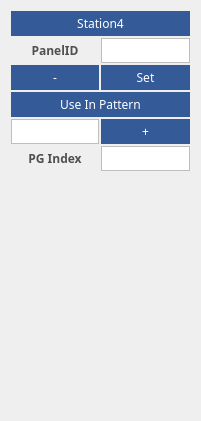
     <widget class="QWidget" name="layoutWidget_6">
      <property name="geometry">
       <rect>
        <x>611</x>
        <y>0</y>
        <width>201</width>
        <height>421</height>
       </rect>
      </property>
      <layout class="QGridLayout" name="gridLayout_9">
       <property name="spacing">
        <number>2</number>
       </property>
       <item row="6" column="0">
        <widget class="QLabel" name="label_PanelID_45">
         <property name="minimumSize">
          <size>
           <width>0</width>
           <height>0</height>
          </size>
         </property>
         <property name="font">
          <font>
           <family>微软雅黑</family>
           <pointsize>9</pointsize>
           <weight>75</weight>
           <bold>true</bold>
          </font>
         </property>
         <property name="layoutDirection">
          <enum>Qt::LeftToRight</enum>
         </property>
         <property name="styleSheet">
          <string notr="true">color: rgb(80, 80, 80);</string>
         </property>
         <property name="text">
          <string>PG Index</string>
         </property>
         <property name="alignment">
          <set>Qt::AlignCenter</set>
         </property>
        </widget>
       </item>
       <item row="6" column="1">
        <widget class="QLineEdit" name="leExposureStep_9">
         <property name="sizePolicy">
          <sizepolicy hsizetype="Preferred" vsizetype="Preferred">
           <horstretch>0</horstretch>
           <verstretch>0</verstretch>
          </sizepolicy>
         </property>
         <property name="minimumSize">
          <size>
           <width>0</width>
           <height>25</height>
          </size>
         </property>
         <property name="font">
          <font>
           <family>微软雅黑</family>
          </font>
         </property>
         <property name="styleSheet">
          <string notr="true">background-color: rgb(255, 255, 255);
border: 1px solid rgb(190, 190, 190);</string>
         </property>
         <property name="alignment">
          <set>Qt::AlignCenter</set>
         </property>
        </widget>
       </item>
       <item row="0" column="0" colspan="2">
        <widget class="QPushButton" name="pbExposureInPattern_10">
         <property name="sizePolicy">
          <sizepolicy hsizetype="Preferred" vsizetype="Preferred">
           <horstretch>0</horstretch>
           <verstretch>0</verstretch>
          </sizepolicy>
         </property>
         <property name="minimumSize">
          <size>
           <width>0</width>
           <height>25</height>
          </size>
         </property>
         <property name="font">
          <font>
           <family>微软雅黑</family>
          </font>
         </property>
         <property name="styleSheet">
          <string notr="true">QPushButton{background-color: rgb(52, 90, 152);color:white;border-radius:0px;}
QPushButton:hover{background-color: rgb(117,149,209);color:white;border-radius:0px;}
QPushButton:pressed{background-color: rgb(71, 175, 255);color:white;border-radius:0px;}</string>
         </property>
         <property name="text">
          <string>Station4</string>
         </property>
        </widget>
       </item>
       <item row="2" column="0">
        <layout class="QHBoxLayout" name="horizontalLayout_9">
         <item>
          <widget class="QLabel" name="label_PanelID_46">
           <property name="minimumSize">
            <size>
             <width>0</width>
             <height>0</height>
            </size>
           </property>
           <property name="font">
            <font>
             <family>微软雅黑</family>
             <pointsize>9</pointsize>
             <weight>75</weight>
             <bold>true</bold>
            </font>
           </property>
           <property name="layoutDirection">
            <enum>Qt::LeftToRight</enum>
           </property>
           <property name="styleSheet">
            <string notr="true">color: rgb(80, 80, 80);</string>
           </property>
           <property name="text">
            <string>PanelID</string>
           </property>
           <property name="alignment">
            <set>Qt::AlignCenter</set>
           </property>
          </widget>
         </item>
        </layout>
       </item>
       <item row="3" column="0">
        <widget class="QPushButton" name="pbExposureSub_5">
         <property name="sizePolicy">
          <sizepolicy hsizetype="Preferred" vsizetype="Preferred">
           <horstretch>0</horstretch>
           <verstretch>0</verstretch>
          </sizepolicy>
         </property>
         <property name="minimumSize">
          <size>
           <width>0</width>
           <height>25</height>
          </size>
         </property>
         <property name="font">
          <font>
           <family>微软雅黑</family>
          </font>
         </property>
         <property name="styleSheet">
          <string notr="true">QPushButton{background-color: rgb(52, 90, 152);color:white;border-radius:0px;}
QPushButton:hover{background-color: rgb(117,149,209);color:white;border-radius:0px;}
QPushButton:pressed{background-color: rgb(71, 175, 255);color:white;border-radius:0px;}</string>
         </property>
         <property name="text">
          <string>-</string>
         </property>
        </widget>
       </item>
       <item row="3" column="1">
        <widget class="QPushButton" name="pbExposureSet_5">
         <property name="sizePolicy">
          <sizepolicy hsizetype="Preferred" vsizetype="Preferred">
           <horstretch>0</horstretch>
           <verstretch>0</verstretch>
          </sizepolicy>
         </property>
         <property name="minimumSize">
          <size>
           <width>80</width>
           <height>25</height>
          </size>
         </property>
         <property name="font">
          <font>
           <family>微软雅黑</family>
          </font>
         </property>
         <property name="styleSheet">
          <string notr="true">QPushButton{background-color: rgb(52, 90, 152);color:white;border-radius:0px;}
QPushButton:hover{background-color: rgb(117,149,209);color:white;border-radius:0px;}
QPushButton:pressed{background-color: rgb(71, 175, 255);color:white;border-radius:0px;}</string>
         </property>
         <property name="text">
          <string>Set</string>
         </property>
        </widget>
       </item>
       <item row="5" column="0">
        <widget class="QLineEdit" name="leExposureTime_5">
         <property name="sizePolicy">
          <sizepolicy hsizetype="Preferred" vsizetype="Preferred">
           <horstretch>0</horstretch>
           <verstretch>0</verstretch>
          </sizepolicy>
         </property>
         <property name="minimumSize">
          <size>
           <width>0</width>
           <height>25</height>
          </size>
         </property>
         <property name="font">
          <font>
           <family>微软雅黑</family>
          </font>
         </property>
         <property name="styleSheet">
          <string notr="true">background-color: rgb(255, 255, 255);
border: 1px solid rgb(190, 190, 190);</string>
         </property>
         <property name="alignment">
          <set>Qt::AlignCenter</set>
         </property>
        </widget>
       </item>
       <item row="5" column="1">
        <widget class="QPushButton" name="pbExposureAdd_5">
         <property name="sizePolicy">
          <sizepolicy hsizetype="Preferred" vsizetype="Preferred">
           <horstretch>0</horstretch>
           <verstretch>0</verstretch>
          </sizepolicy>
         </property>
         <property name="minimumSize">
          <size>
           <width>0</width>
           <height>25</height>
          </size>
         </property>
         <property name="font">
          <font>
           <family>微软雅黑</family>
          </font>
         </property>
         <property name="styleSheet">
          <string notr="true">QPushButton{background-color: rgb(52, 90, 152);color:white;border-radius:0px;}
QPushButton:hover{background-color: rgb(117,149,209);color:white;border-radius:0px;}
QPushButton:pressed{background-color: rgb(71, 175, 255);color:white;border-radius:0px;}</string>
         </property>
         <property name="text">
          <string>+</string>
         </property>
        </widget>
       </item>
       <item row="2" column="1">
        <widget class="QLineEdit" name="leExposureStep_10">
         <property name="sizePolicy">
          <sizepolicy hsizetype="Preferred" vsizetype="Preferred">
           <horstretch>0</horstretch>
           <verstretch>0</verstretch>
          </sizepolicy>
         </property>
         <property name="minimumSize">
          <size>
           <width>0</width>
           <height>25</height>
          </size>
         </property>
         <property name="font">
          <font>
           <family>微软雅黑</family>
          </font>
         </property>
         <property name="styleSheet">
          <string notr="true">background-color: rgb(255, 255, 255);
border: 1px solid rgb(190, 190, 190);</string>
         </property>
         <property name="alignment">
          <set>Qt::AlignCenter</set>
         </property>
        </widget>
       </item>
       <item row="4" column="0" colspan="2">
        <widget class="QPushButton" name="pbExposureInPattern_5">
         <property name="sizePolicy">
          <sizepolicy hsizetype="Preferred" vsizetype="Preferred">
           <horstretch>0</horstretch>
           <verstretch>0</verstretch>
          </sizepolicy>
         </property>
         <property name="minimumSize">
          <size>
           <width>0</width>
           <height>25</height>
          </size>
         </property>
         <property name="font">
          <font>
           <family>微软雅黑</family>
          </font>
         </property>
         <property name="styleSheet">
          <string notr="true">QPushButton{background-color: rgb(52, 90, 152);color:white;border-radius:0px;}
QPushButton:hover{background-color: rgb(117,149,209);color:white;border-radius:0px;}
QPushButton:pressed{background-color: rgb(71, 175, 255);color:white;border-radius:0px;}</string>
         </property>
         <property name="text">
          <string>Use In Pattern</string>
         </property>
        </widget>
       </item>
       <item row="7" column="0">
        <spacer name="verticalSpacer_5">
         <property name="orientation">
          <enum>Qt::Vertical</enum>
         </property>
         <property name="sizeHint" stdset="0">
          <size>
           <width>20</width>
           <height>40</height>
          </size>
         </property>
        </spacer>
       </item>
      </layout>
     </widget>
